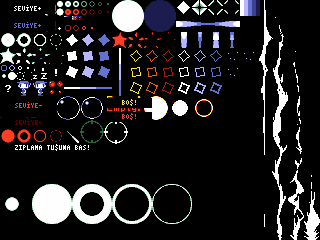
#> input picture Cave Story 3D/000400000004D200/romfs/data/caret.pbm, 320 x 240 px
$ python image_asset_inventory.py ../000400000004D200/romfs/data
#> lines starting #> are read from the running program, lines starting #| are printed output that depends on the picture
#!/usr/bin/env python3
"""Inventory Cave Story 3D bitmap assets and optionally build contact sheets."""
from pathlib import Path
from PIL import Image,ImageOps,ImageDraw
import argparse, math, csv
EXT={'.pbm','.tga','.bmp','.png','.jpg','.jpeg'}

def bmp_bpp(path):
    try:
        b=path.read_bytes()[:32]
        if b[:2]==b'BM': return int.from_bytes(b[28:30],'little')
    except: pass
    return None

def make_sheet(files,out,thumb=(192,144),cols=5):
    rows=math.ceil(len(files)/cols)
    cellw,cellh=thumb[0],thumb[1]+24
    sheet=Image.new('RGB',(cols*cellw,rows*cellh),'white')
    dr=ImageDraw.Draw(sheet)
    for i,p in enumerate(files):
        x=(i%cols)*cellw; y=(i//cols)*cellh
        try:
            im=Image.open(p).convert('RGBA')
            bg=Image.new('RGBA',im.size,(35,35,35,255)); bg.alpha_composite(im)
            im=bg.convert('RGB'); im.thumbnail((thumb[0]-8,thumb[1]-8),Image.Resampling.NEAREST)
            sheet.paste(im,(x+(thumb[0]-im.width)//2,y+(thumb[1]-im.height)//2))
        except Exception as e:
            dr.text((x+4,y+4),f'ERR {e}',fill='red')
        dr.text((x+3,y+thumb[1]+3),p.name[:28],fill='black')
    sheet.save(out)

def main():
    ap=argparse.ArgumentParser(); ap.add_argument('root'); ap.add_argument('--outdir',default='image_inventory'); a=ap.parse_args()
    root=Path(a.root); out=Path(a.outdir); out.mkdir(parents=True,exist_ok=True)
    files=sorted(p for p in root.rglob('*') if p.is_file() and p.suffix.lower() in EXT)
    with open(out/'image_inventory.tsv','w',encoding='utf-8',newline='') as f:
        w=csv.writer(f,delimiter='\t'); w.writerow(['path','width','height','mode','bmp_bpp'])
        for p in files:
            try:
                im=Image.open(p); row=[p.relative_to(root).as_posix(),im.width,im.height,im.mode,bmp_bpp(p) or '']
#> in main, im is the input picture: PIL image 320x240 P; mean R, G, B 34.1, 32.5, 33.7
#> after `row = [p.relative_to(root).as_posix(), im.width, im.height, im.mode, b`: row = ['caret.pbm', 320, 240, 'P', 4]
            except Exception as e: row=[p.relative_to(root).as_posix(),'','','ERR:'+str(e),'']
            w.writerow(row)
    groups={'.': [p for p in files if p.parent==root],
            'npc':[p for p in files if p.parent==root/'npc'],
            'stage':[p for p in files if p.parent==root/'stage']}
    for name,arr in groups.items():
        if arr: make_sheet(arr,out/f'{name.replace(".","top")}_contact.png')
#> in make_sheet, `sheet=Image.new('RGB',(cols*cellw,rows*cellh),'white')`: sheet: PIL image 960x168 RGB; every value is 255
#> in make_sheet, `im.thumbnail((thumb[0] - 8, thumb[1] - 8), Image.Resampling.NEAREST)`:
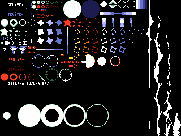
#> im: PIL image 181x136 RGB; mean R, G, B 34.3, 32.7, 34
#> in make_sheet, `sheet.paste(im,(x+(thumb[0]-im.width)//2,y+(thumb[1]-im.height)//2))`:
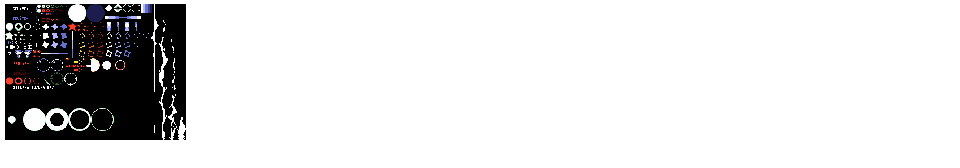
#> sheet: PIL image 960x168 RGB; mean R, G, B 221.3, 221.1, 221.3
#> in make_sheet, `sheet.save(out)`:
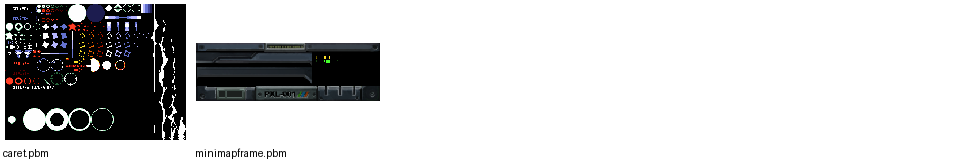
#> saved as top_contact.png: PIL image 960x168 RGB; mean R, G, B 205.9, 205.9, 206.2
    print('images:',len(files),'inventory:',out/'image_inventory.tsv')
if __name__=='__main__': main()
